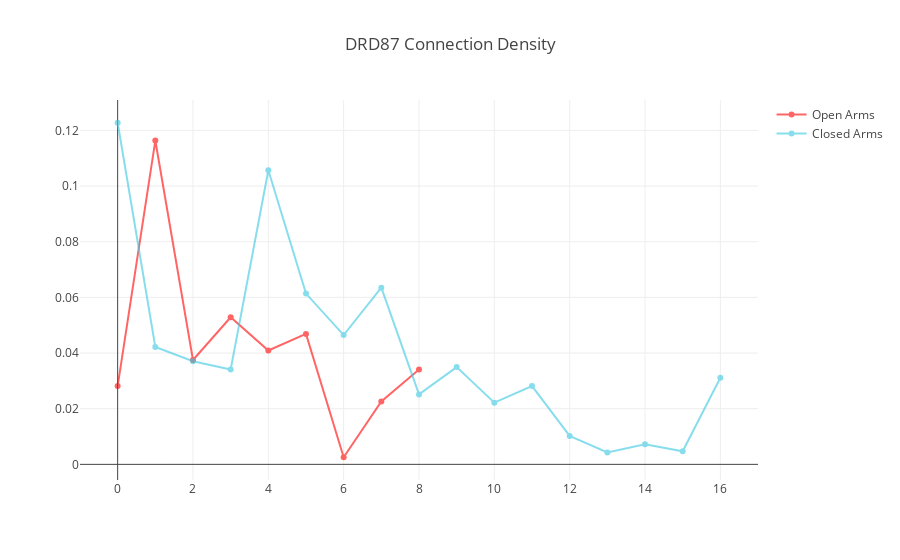

The notebook cell this image was saved under:
### Code cell
open_connection_densities = list()
for graph in open_arms_graphs:
    open_connection_densities.append(graph.compute_connection_density())

np.mean(open_connection_densities)
    
closed_connection_densities = list()
for graph in closed_arms_graphs:
    closed_connection_densities.append(graph.compute_connection_density())

np.mean(closed_connection_densities)

x_axis = max(len(open_connection_densities), len(closed_connection_densities))
plot_network_measures(open_connection_densities, closed_connection_densities, x_axis, title="DRD87 Connection Density")

### Figure 1 — Plotly figure (JSON) as saved in the notebook; plotly's stock layout.template omitted (floating-point values rounded to 4 significant figures)
{"data": [{"marker": {"color": "rgb(255, 0, 0)"}, "mode": "lines+markers", "name": "Open Arms", "opacity": 0.6, "text": [0.02813, 0.1164, 0.03751, 0.05286, 0.04092, 0.04689, 0.002558, 0.02259, 0.0341], "textposition": "middle center", "type": "scatter", "uid": "e168dc", "x": 17, "y": [0.02813, 0.1164, 0.03751, 0.05286, 0.04092, 0.04689, 0.002558, 0.02259, 0.0341]}, {"marker": {"color": "rgb(58,200,225)"}, "mode": "lines+markers", "name": "Closed Arms", "opacity": 0.6, "text": [0.1228, 0.0422, 0.03708, 0.0341, 0.1057, 0.06138, 0.04646, 0.06351, 0.02515, 0.03495, 0.02217, 0.02813, 0.01023, 0.004263, 0.007246, 0.004689, 0.03112], "textposition": "middle center", "type": "scatter", "uid": "53a154", "x": 17, "y": [0.1228, 0.0422, 0.03708, 0.0341, 0.1057, 0.06138, 0.04646, 0.06351, 0.02515, 0.03495, 0.02217, 0.02813, 0.01023, 0.004263, 0.007246, 0.004689, 0.03112]}], "layout": {"autosize": true, "title": "DRD87 Connection Density", "xaxis": {"autorange": true, "range": [-0.9612, 16.96]}, "yaxis": {"autorange": true, "range": [-0.006247, 0.1316], "type": "linear"}}}
